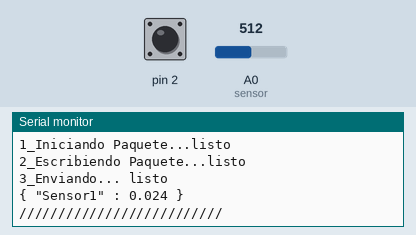
Bench run of a sketch on a simulated Arduino Uno, built with avr-gcc and run on an emulated ATmega328P. On the bench: the last lines printed to the serial monitor. The inputs (shaded band) are chosen by the test bench; at power-on: A0 (sensor) = 512, pin 2 HIGH. WiFi joins after 1.5 s; servers stay silent unless stated.

Above: at 2.7 s.
2.8 s: A0 (sensor) set to 716
At 4.16 s:
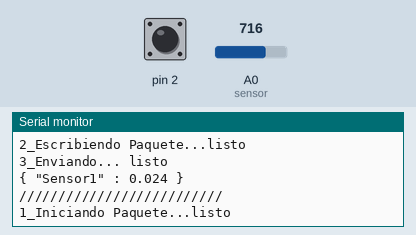
4.3 s: A0 (sensor) set to 900
At 4.9 s:
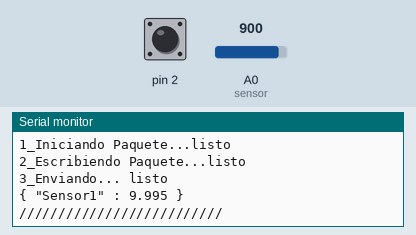
Timing chart, 0 to 7.3 s (numbered marks = the images above; inputs shaded):
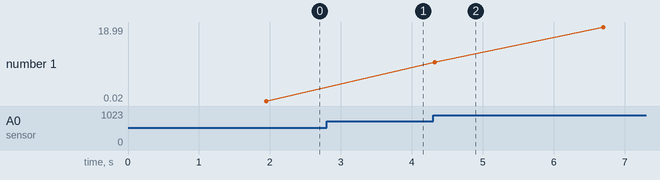

The sketch:

clienteArduinoDHCP.ino
```cpp
#include <SPI.h>

#include <Ethernet2.h>

int sensor0Value = 0;
int sensor0outputValue = 0;
//MAC Address que usara el arduino (asegurarse de que sea unica)
byte mac[] = { 0xDE, 0xAD, 0xBE, 0xEF, 0xFE, 0xED };
// puerto al cual se envia el paquete
const int targetPort = 8888;
// Hostname de destino (opcional) x ej Ubuntu-VCS30

const char* targetHostname = "hostname";
boolean debug = false;
//Ip de Destino
IPAddress targetIP(192, 168, 1, 255);
// An EthernetUDP instance to let us send and receive packets over UDP
EthernetUDP Udp;

void setup() {
  Serial.begin(9600);
  pinMode(2, INPUT_PULLUP);
  if(digitalRead(2)==false){ //DEBUG MODE saltea conexion DHCP para probar mediciones
    Serial.println("DEBUG MODE");
    debug = true ;
    return;
    }
  Serial.println("\n/////////Iniciando/////////\n");
  Serial.print("Conectando con DHCP...");
  boolean bDHCP=Ethernet.begin(mac);
  Serial.println(boolToString2(bDHCP)+"\n");
  //Necesario inicializar el puerto antes de poder transmitir
  Serial.print("Preparando Puerto UDP...");
  boolean bInit=Udp.begin(targetPort);
  Serial.println(boolToString2(bInit)+"\n");
  printIPAddress();
  Serial.println("\n/////////Iniciado/////////\n");
}


void loop() {

    //Mide los sensores
    int stage = 0;
    int sensorVal = digitalRead(2);
    if(debug){
          String sensorString = boolToString(sensorVal);
          String message="{\"Sensor0\" : "+
          measureAmps()+" }";
          Serial.println("////////////DEBUG MODE//////////////\n");
          Serial.println(message+"\n");
          Serial.println("////////////////////////////////////\n");
          delay(1000);
          return;
    }


    //Comienza a armar el paquete
    Serial.print("1_Iniciando Paquete...");
    //Hostname o IP del servidor, reemplazar por targetIP para usar ip
    boolean bBegin = Udp.beginPacket(targetIP, targetPort);
    Serial.println(boolToString2(bBegin)+"\n");
    if(bBegin==false){
      return;}
    //Armando Mensaje
    String sensorString = boolToString(sensorVal);
    String message="{ \"Sensor1\" : "+
    measureAmps()+" }";
    //Enviando Paquete
    Serial.print("2_Escribiendo Paquete...");
    boolean bWrite =Udp.write(message.c_str());

    Serial.println(boolToString2(bWrite)+"\n");
    if(bWrite==false){
      return;}
    Serial.print("3_Enviando... ");
    boolean bEnd = Udp.endPacket();
    Serial.println(boolToString2(bEnd)+"\n");
    if(bEnd==false){
      return;}
    Serial.println(message+"\n");
    Serial.println("//////////////////////////\n");

    delay (2000);

}

String measureAmps(){
  float sample=0;
  for(int i=0 ; i<150 ; i++){
    sample += takeAmpSample();
    delay(2);
    }
  float ret = sample/150;

  return String(ret,3);
  }

float takeAmpSample(){
  float sample = analogRead(A0); //read the current from sensor
  float x = mapfloat(sample, 0 , 1023 ,0 ,5 );
  float a= (10.0 * x);
  float y =  a - 25.0 ;
  if ( y < 0){
    y = y*(-1);
    }
  return y;
  }

float mapfloat(float x, float in_min, float in_max, float out_min, float out_max)
{
  return (x - in_min) * (out_max - out_min) / (in_max - in_min) + out_min;
}


String boolToString2(boolean b){
  if(b==true)
  {
    return "listo";
    }
   else{
    return "error";}

  }

String boolToString(boolean b){
  if(b==true)
  {
    return "0";
    }
   else{
    return "1";}

  }

void printIPAddress()
{
  Serial.print("IP address: ");
  for (byte thisByte = 0; thisByte < 4; thisByte++) {
    // print the value of each byte of the IP address:
    Serial.print(Ethernet.localIP()[thisByte], DEC);
    if(thisByte<3){
      Serial.print(".");
    }
  }

  Serial.println();
}
```

Measured:
- plotted number 1: 0.02 → 18.99 after the input at 4.3 s
